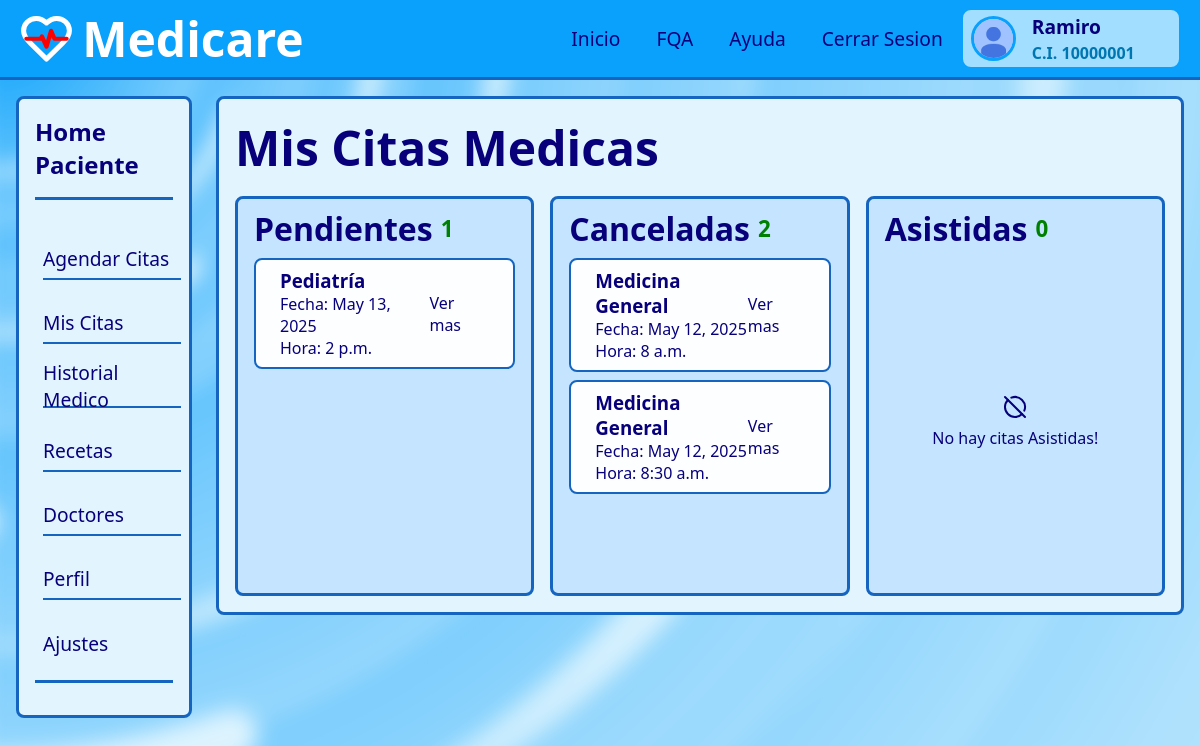
The page /citas/ (signed in) on the database its author committed.
### apps/users/models.py (models this page shows)
class User(AbstractBaseUser, PermissionsMixin):
    ROLE_CHOICES = (
        ('Paciente', 'Paciente'),
        ('Doctor', 'Doctor'),
        ('Administrador', 'Administrador'),
    )
    cedula_ti = models.CharField(max_length=150, unique=True)
    nombres = models.CharField(max_length=30)
    apellidos = models.CharField(max_length=30)
    fecha_nacimiento = models.DateField(blank=True, null=True)
    email = models.EmailField(unique=True)
    telefono = models.CharField(max_length=15, blank=True, null=True)
    rol = models.CharField(max_length=20, choices=ROLE_CHOICES, default='Paciente')
    is_active = models.BooleanField(default=True)
    is_admin = models.BooleanField(default=False)
    is_staff = models.BooleanField(default=False)   # 🚨 <-- AGREGA ESTA LÍNEA
    email_verificado = models.BooleanField(default=False)
    fecha_registro = models.DateTimeField(default=timezone.now)
    last_login = models.DateTimeField(blank=True, null=True)
    objects = CustomUserManager()
    USERNAME_FIELD = 'cedula_ti'
    EMAIL_FIELD = 'email'
    REQUIRED_FIELDS = ['nombres', 'apellidos', 'fecha_nacimiento', 'telefono', 'email']
    def __str__(self):
        return self.cedula_ti

### apps/citasMedicas/models.py (models this page shows, shortened)
class Cita(models.Model):
    especialidad = models.ForeignKey(Especialidad, on_delete=models.CASCADE, related_name='citas', null=True)
    doctor = models.ForeignKey(Doctor, on_delete=models.CASCADE, related_name='citas')
    paciente = models.ForeignKey(User, on_delete=models.CASCADE, related_name='citas')
    bloque = models.OneToOneField(BloqueHorario, on_delete=models.CASCADE, null=True, related_name='cita')
    motivo = models.TextField(max_length=2000)
    estado = models.CharField(max_length=20, choices=[
        ('pendiente', 'Pendiente'),
        ('confirmada', 'Confirmada'),
        ('cancelada', 'Cancelada')
    ], default='pendiente')

class Doctor(models.Model):
    user = models.OneToOneField(User, on_delete=models.CASCADE, related_name='doctor')
    especialidad = models.ForeignKey(Especialidad, on_delete=models.CASCADE, related_name='doctores')
    consultorio = models.CharField(max_length=100)

class Especialidad(models.Model):
    nombre = models.CharField(max_length=100)
    descripcion = models.TextField(max_length=2000, blank=True, null=True)
    def __str__(self):
        return self.nombre

class BloqueHorario(models.Model):
    doctor = models.ForeignKey(Doctor, on_delete=models.CASCADE, related_name='bloques_horarios')
    jornada = models.ForeignKey(JornadaDiaria, on_delete=models.CASCADE)
    fecha = models.DateField()
    hora_inicio = models.TimeField()
    hora_fin = models.TimeField()
    disponible = models.BooleanField(default=True)

### apps/citasMedicas/views.py (the view)
# urls.py: path('citas/', citasMedicas_views.citas, name='citas'),
@login_required
def citas(request):
    citasP = Cita.objects.filter(paciente=request.user, estado='pendiente')
    citasC = Cita.objects.filter(paciente=request.user, estado='cancelada')
    citasA = Cita.objects.filter(paciente=request.user, estado='confirmada')
    lenCitasP = len(citasP)
    lenCitasC = len(citasC)
    lenCitasA = len(citasA)
    return render(request, 'citas.html', {
        'nCitasP' : Cita.objects.filter(paciente=request.user, estado='pendiente').count(),
        'nCitasC' : Cita.objects.filter(paciente=request.user, estado='cancelada').count(),
        'nCitasA' : Cita.objects.filter(paciente=request.user, estado='confirmada').count(),
        'citasP' : citasP,
        'citasC' : citasC,
        'citasA' : citasA,
        'lenCitasP' : lenCitasP,
        'lenCitasC' : lenCitasC,
        'lenCitasA' : lenCitasA,
    })

### templates/citas.html (shortened to what this page needs)
{% extends "layouts/dashboard_paciente.html" %}
{% load static %}
{% block head %}
<link rel="stylesheet" href="{% static 'static/css/citas.css' %}">
{% endblock head %}
{% block content %}
<main>
    <h1>Mis Citas Medicas</h1>
    <div class="container">
        <section id="citas-medicaspendientes">
            <div class="section-title">
                <h2>Pendientes</h2>
                <p>{{nCitasP}}</p>
            </div>
            {% if lenCitasP != 0 %}
            {% for cita in citasP %}
                <div class="cita-pendiente cita">
                    <div id="info-cita-cont">
                        <h3>{{cita.doctor.especialidad}}</h3>
                        <p>Fecha: {{cita.bloque.fecha}}</p>
                        <p>Hora: {{cita.bloque.hora_inicio}}</p>
                    </div>
                    <div id="redirect-cita-cont">
                        <a href="{% url 'cita_detalles' cita.id %}">Ver mas</a>
                    </div>
                </div>
            {% endfor %}
            {% endif %}
        </section>
        <section id="citas-canceladas">
            <div class="section-title">
                <h2>Canceladas</h2>
                <p>{{nCitasC}}</p>
            </div>
            {% if lenCitasC != 0 %}
            {% for cita in citasC %}
                <div class="cita-pendiente cita">
                    <div id="info-cita-cont">
                        <h3>{{cita.doctor.especialidad}}</h3>
                        <p>Fecha: {{cita.bloque.fecha}}</p>
                        <p>Hora: {{cita.bloque.hora_inicio}}</p>
                    </div>
                    <div id="redirect-cita-cont">
                        <a href="{% url 'cita_detalles' cita.id %}">Ver mas</a>
                    </div>
                </div>
            {% endfor %}
            {% endif %}
        </section>
        <section id="citas-Asistidas">
            <div class="section-title">
                <h2>Asistidas</h2>
                <p>{{nCitasA}}</p>
            </div>
            {% if lenCitasA != 0 %}
            {% for cita in citasA %}
                <div class="cita-pendiente cita">
                    <div id="info-cita-cont">
                        <h3>{{cita.doctor.especialidad}}</h3>
                        <p>Fecha: {{cita.bloque.fecha}}</p>
                        <p>Hora: {{cita.bloque.hora_inicio}}</p>
                    </div>
                    <div id="redirect-cita-cont">
                        <picture></picture>
                        <a href="{% url 'cita_detalles' cita.id %}">Ver mas</a>
                    </div>
                </div>
            {% endfor %}
            {% else %}
                <p id="no-citas-p">No hay citas Asistidas!</p>
            {% endif %}
        </section>
    </div>
</main>
{% endblock content %}

### templates/layouts/dashboard_paciente.html (shortened to what this page needs)
{% load static %}
<!DOCTYPE html>
<html lang="en">
<head>
    <link rel="stylesheet" href="{% static 'static/css/l_dashboard_p.css' %}">
    {% block head %}{% endblock head %}
</head>
<body>
    <div class="background">
    </div>
    <header>
        <div class="logo">
            <img src="{% static 'static/images/logo_medicare.svg' %}" alt="" width="55px">
            <h1>Medicare</h1>
        </div>
        <div class="interactive">
            <nav>
                <ul>
                    <li class="link-nav"><a href="{% url 'paciente_dashboard' %}">Inicio</a></li>
                    <li class="link-nav"><a href="">FQA</a></li>
                    <li class="link-nav"><a href="">Ayuda</a></li>
                    <li class="link-nav"><a href="{% url 'signout' %}">Cerrar Sesion</a></li>
                </ul>
            </nav>
            <div class="user">
                <img src="{% static 'static/images/no_photo.jpg' %}" alt="user-photo" class="user-img">
                <div class="brief-info-user">
                    <span>{{ user.nombres }}</span>
                    <span> C.I. {{ user }}</span>
                </div>
            </div>
        </div>
    </header>
    <aside>
        <div class="container">
            <div class="title-aside">
                <a href="">Home</br>Paciente</a>
            </div>
            <ul class="menu-aside">
                <li>
                    <a href="{% url 'agendar_cita' %}">Agendar Citas</a>
                </li>
                <li>
                    <a href="{% url 'citas' %}">Mis Citas</a>
                </li>
                <li>
                    <a href="{% url 'historial' %}">Historial Medico</a>
                </li>
                <li>
                    <a href="">Recetas</a>
                </li>
                <li>
                    <a href="{% url 'doctores' %}">Doctores</a>
                </li>
                <li>
                    <a href="">Perfil</a>
                </li>
                <li>
                    <a href="">Ajustes</a>
                </li>
            </ul>
        </div>
    </aside>
    {% block content %}
    {% endblock %}
</body>
</html>

### static/css/l_dashboard_p.css (style rules this page uses)
:root { --header-bg-color: #09A1FC; --header-border-color: #1565C0; --surface-bg-color: #A1DEFF; --surface-bg-color-two: #E2F5FF; --surface-bg-color-three: #fdfeff; --surface-bg-color-four: #c4e4ff; --nav-hover-bg-color: hwb(208 74% 2%); --main-text-color: #FFFFFF; --text-color-one: #08007B; --text-color-two: #0076b0; --text-color-three: #0021A3; --text-color-four: #000000; --button-bg-color: #1E88E5; --button-border-color: #1565C0; }
* { box-sizing: border-box; margin: 0; padding: 0; }
a { text-decoration: none; color: inherit; }
ul { list-style: none; }
html,body { height: 100%; margin: 0; padding: 0; font-family: system-ui, -apple-system, BlinkMacSystemFont, 'Segoe UI', Roboto, Oxygen, Ubuntu, Cantarell, 'Open Sans', 'Helvetica Neue', sans-serif; color: var(--main-text-color); }
h1 { font-size: 3rem; }
h2 { font-size: 2rem; }
body { width: 100%; height: 100%; display: grid; grid-template-columns: 0.2fr 1fr; grid-template-rows: 0.1fr 0.9fr; grid-template-areas: "header header" "aside main"; }
header { grid-area: header; background-color: var(--header-bg-color); border-bottom: 0.2rem solid var(--header-border-color); display: flex; justify-content: space-between; align-items: center; padding: 0 1.2rem; }
.logo { display: flex; align-items: center; gap: 0.5rem; cursor: pointer; }
.interactive { display: flex; gap: 0.5rem; align-items: center; }
nav { display: flex; align-items: center; width: fit-content; height: 100%; margin: 0; }
nav > ul { display: flex; align-items: center; justify-content: center; width: fit-content; gap: 1rem; }
.link-nav { display: flex; height: 100%; align-items: center; gap: 0.5rem; padding: 5px 10px; font-size: 1.2rem; color: var(--text-color-one); transition: 0.2s ease-out; font-weight: 500; }
.user { display: flex; align-items: center; gap: 1rem; width: 220px; padding: 0.2rem 0.5rem; border-radius: 10px; color: var(--text-color-one); background-color: var(--surface-bg-color); border: 2px solid var(--header-bg-color); cursor: pointer; transition: 0.2s ease-out; }
.user > img { border: 3px solid var(--header-bg-color); width: 45px; height: 45px; border-radius: 50%; object-fit: cover; }
.brief-info-user { display: flex; flex-direction: column; gap: 0.1rem; }
.brief-info-user :first-child { font-size: 1.2rem; font-weight: 600; }
.brief-info-user :last-child { color: var(--text-color-two); font-size: 1rem; font-weight: 600; }
aside { grid-area: aside; padding: 1rem 0.5rem 1rem 1rem; }
aside .container { display: flex; flex-direction: column; color: var(--text-color-one); background-color: var(--surface-bg-color-two); border: 3px solid var(--header-border-color); cursor: pointer; transition: 0.2s ease-out; border-radius: 8px; }
.title-aside { display: flex; align-items: center; gap: 0.5rem; padding: 1rem 0 1rem 0; margin: 0 1rem; font-size: 1.5rem; font-weight: bold; border-bottom: 3px solid var(--header-border-color); }
.menu-aside { display: flex; flex-direction: column; justify-content: center; padding: 1rem 0 1rem 0; margin: 0 1rem 2rem 1rem; font-size: 1.2rem; font-weight: 500; gap: 1rem; border-bottom: 3px solid var(--header-border-color); }
.menu-aside li { display: flex; align-items: center; gap: 0.5rem; width: 100%; height: 3rem; padding: 0.4rem 0 0 0; margin: 0 0 0 0.5rem; cursor: pointer; border-bottom: 2px solid var(--header-border-color); }
.menu-aside li a { display: flex; align-items: center; width: 100%; height: 100%; transition: 0.2s ease-out; }
.menu-aside li:last-child { border-bottom: none; }
main { grid-area: main; display: flex; flex-direction: column; padding: 1rem; gap: 1rem; }

### rows shown on the page
User: nombres "Ramiro", cedula_ti "10000001"
Cita: doctor.especialidad "Pediatría", bloque.fecha "May 13, 2025", bloque.hora_inicio "2 p.m."
Cita: doctor.especialidad "Medicina General", bloque.fecha "May 12, 2025", bloque.hora_inicio "8 a.m."
Cita: doctor.especialidad "Medicina General", bloque.fecha "May 12, 2025", bloque.hora_inicio "8:30 a.m."

### other values the page prints
{{ nCitasP }} "1"
{{ nCitasC }} "2"
{{ nCitasA }} "0"
